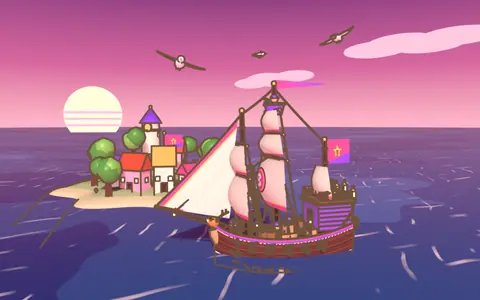
#> input picture img/accueil-vf-petit.webp, 480 x 300 px
$ python etalonner_atlas.py ../../img/accueil-vf-petit.webp ../../img/accueil-vf.webp 1.0 1.0
#> lines starting #> are read from the running program, lines starting #| are printed output that depends on the picture
# Étalonne l'atlas d'une île « niveau 5 » avant de l'installer : éclaircit les ombres (gamma), ravive un peu les couleurs.
# Pour une île que sa propre forme met à l'ombre (les orgues de basalte de l'Île Tonnerre : chaque colonne cache ses
# voisines) et qui sortirait trop sombre sur le site. L'image cuite par Blender n'est pas touchée : on écrit à côté.
# Usage : python3 etalonner_atlas.py atlas.png sortie.png gamma [saturation]
#   gamma < 1 : plus clair (0.8 : les ombres gagnent un tiers, les clairs un dixième) ; saturation > 1 : plus de couleur
import sys
import numpy as np
from PIL import Image

entree, sortie, gamma = sys.argv[1], sys.argv[2], float(sys.argv[3])
sat = float(sys.argv[4]) if len(sys.argv) > 4 else 1.0
im = Image.open(entree)
#> im is the input picture: PIL image 480x300 RGB; mean R, G, B 157.9, 107.2, 145.8
a = np.asarray(im.convert("RGBA"), np.float32) / 255
c = np.clip(a[..., :3], 0, 1) ** gamma
gris = (c * (0.299, 0.587, 0.114)).sum(-1, keepdims=True)
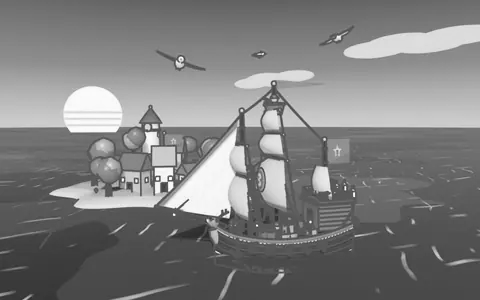
#> gris: shape (300, 480, 1) float64; min 0.133, max 1, mean 0.497
c = np.clip(gris + (c - gris) * sat, 0, 1)
a = np.concatenate([c, a[..., 3:]], -1)
Image.fromarray((a * 255 + 0.5).astype(np.uint8), "RGBA").convert(im.mode if im.mode in ("RGB", "RGBA") else "RGBA").save(sortie)
print("étalonné", sortie, "gamma", gamma, "saturation", sat)

$ run again, on img/grandline-port.webp
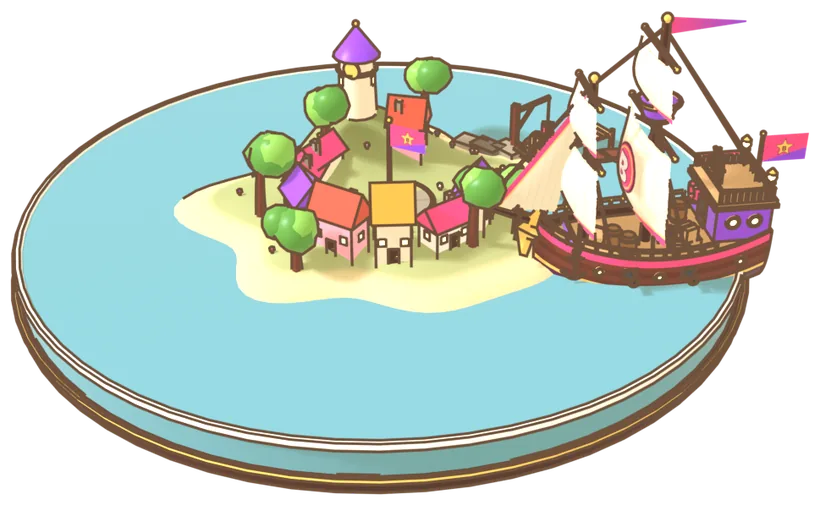
#> input picture img/grandline-port.webp, 820 x 505 px
#> im is the input picture: PIL image 820x505 RGBA; mean R, G, B, A 111, 122.1, 114.3, 165.4
#> `c = np.clip(a[..., :3], 0, 1) ** gamma`:
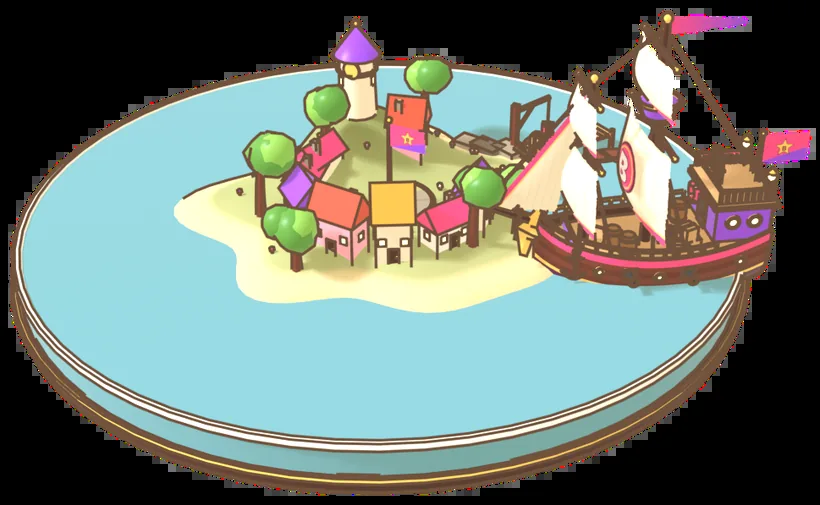
#> c: shape (505, 820, 3) float32; mean R, G, B 0.435, 0.479, 0.447
#> `gris = (c * (0.299, 0.587, 0.114)).sum(-1, keepdims=True)`:
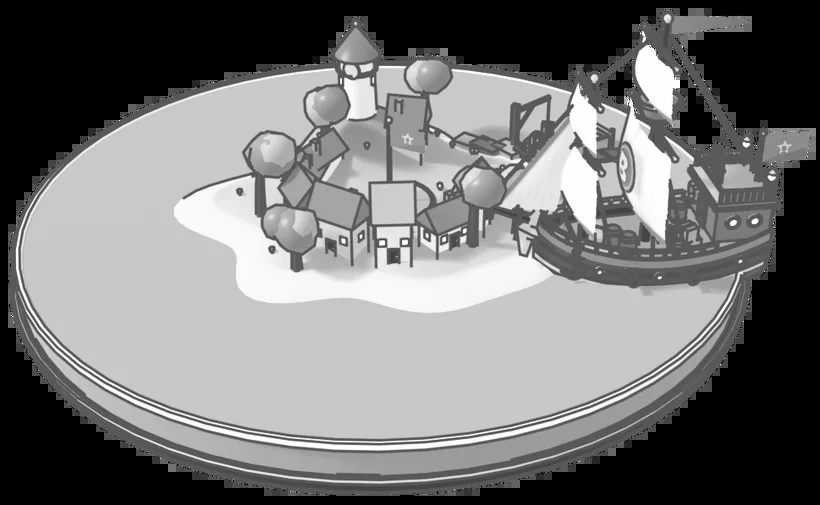
#> gris: shape (505, 820, 1) float64; min 0, max 1, mean 0.462
